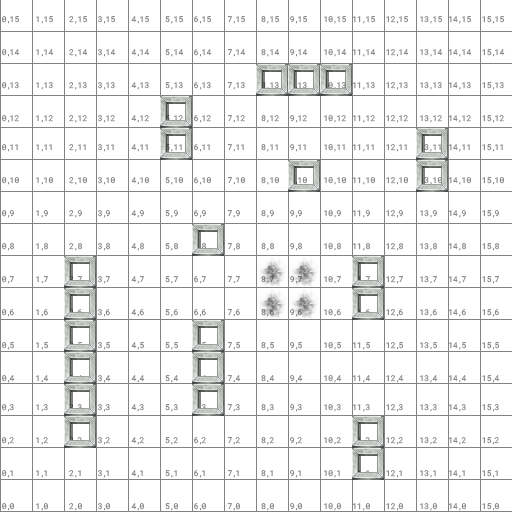

A level layout from a 2D game, rendered from its tile map. Below: a short description, then the map file with its tile-grid data intact:
An orthogonal 16x16 tile map with 32x32 px tiles, 4 tile layers (base, base2, base3, upper1), 2 tilesets and 10 objects.

<map version="1.0" tiledversion="1.1.2" orientation="orthogonal" renderorder="left-up" width="16" height="16" tilewidth="32" tileheight="32" infinite="0" nextobjectid="14">
 <tileset firstgid="1" name="debug-map-tileset" tilewidth="32" tileheight="32" tilecount="256" columns="16">
  <image source="tilesets/debug-map-tileset.png" width="512" height="512" />
 </tileset>
 <tileset firstgid="257" name="world3" tilewidth="32" tileheight="32" tilecount="192" columns="16">
  <image source="tilesets/world3.png" width="512" height="384" />
 </tileset>
 <layer name="base" width="16" height="16" locked="1">
  <data encoding="csv">
1,2,3,4,5,6,7,8,9,10,11,12,13,14,15,16,
17,18,19,20,21,22,23,24,25,26,27,28,29,30,31,32,
33,34,35,36,37,38,39,40,41,42,43,44,45,46,47,48,
49,50,51,52,53,54,55,56,57,58,59,60,61,62,63,64,
65,66,67,68,69,70,71,72,73,74,75,76,77,78,79,80,
81,82,83,84,85,86,87,88,89,90,91,92,93,94,95,96,
97,98,99,100,101,102,103,104,105,106,107,108,109,110,111,112,
113,114,115,116,117,118,119,120,121,122,123,124,125,126,127,128,
129,130,131,132,133,134,135,136,137,138,139,140,141,142,143,144,
145,146,147,148,149,150,151,152,153,154,155,156,157,158,159,160,
161,162,163,164,165,166,167,168,169,170,171,172,173,174,175,176,
177,178,179,180,181,182,183,184,185,186,187,188,189,190,191,192,
193,194,195,196,197,198,199,200,201,202,203,204,205,206,207,208,
209,210,211,212,213,214,215,216,217,218,219,220,221,222,223,224,
225,226,227,228,229,230,231,232,233,234,235,236,237,238,239,240,
241,242,243,244,245,246,247,248,249,250,251,252,253,254,255,256
</data>
 </layer>
 <layer name="base2" width="16" height="16">
  <data encoding="csv">
0,0,0,0,0,0,0,0,0,0,0,0,0,0,0,0,
0,0,0,0,0,0,0,0,0,0,0,0,0,0,0,0,
0,0,0,0,0,0,0,0,267,267,267,0,0,0,0,0,
0,0,0,0,0,267,0,0,0,0,0,0,0,0,0,0,
0,0,0,0,0,267,0,0,0,0,0,0,0,267,0,0,
0,0,0,0,0,0,0,0,0,267,0,0,0,267,0,0,
0,0,0,0,0,0,0,0,0,0,0,0,0,0,0,0,
0,0,0,0,0,0,267,0,0,0,0,0,0,0,0,0,
0,0,267,0,0,0,0,0,319,319,0,267,0,0,0,0,
0,0,267,0,0,0,0,0,319,319,0,267,0,0,0,0,
0,0,267,0,0,0,267,0,0,0,0,0,0,0,0,0,
0,0,267,0,0,0,267,0,0,0,0,0,0,0,0,0,
0,0,267,0,0,0,267,0,0,0,0,0,0,0,0,0,
0,0,267,0,0,0,0,0,0,0,0,267,0,0,0,0,
0,0,0,0,0,0,0,0,0,0,0,267,0,0,0,0,
0,0,0,0,0,0,0,0,0,0,0,0,0,0,0,0
</data>
 </layer>
 <layer name="base3" width="16" height="16" locked="1">
  <data encoding="csv">
0,0,0,0,0,0,0,0,0,0,0,0,0,0,0,0,
0,0,0,0,0,0,0,0,0,0,0,0,0,0,0,0,
0,0,0,0,0,0,0,0,0,0,0,0,0,0,0,0,
0,0,0,0,0,0,0,0,0,0,0,0,0,0,0,0,
0,0,0,0,0,0,0,0,0,0,0,0,0,0,0,0,
0,0,0,0,0,0,0,0,0,0,0,0,0,0,0,0,
0,0,0,0,0,0,0,0,0,0,0,0,0,0,0,0,
0,0,0,0,0,0,0,0,0,0,0,0,0,0,0,0,
0,0,0,0,0,0,0,0,0,0,0,0,0,0,0,0,
0,0,0,0,0,0,0,0,0,0,0,0,0,0,0,0,
0,0,0,0,0,0,0,0,0,0,0,0,0,0,0,0,
0,0,0,0,0,0,0,0,0,0,0,0,0,0,0,0,
0,0,0,0,0,0,0,0,0,0,0,0,0,0,0,0,
0,0,0,0,0,0,0,0,0,0,0,0,0,0,0,0,
0,0,0,0,0,0,0,0,0,0,0,0,0,0,0,0,
0,0,0,0,0,0,0,0,0,0,0,0,0,0,0,0
</data>
 </layer>
 <layer name="upper1" width="16" height="16" locked="1">
  <data encoding="csv">
0,0,0,0,0,0,0,0,0,0,0,0,0,0,0,0,
0,0,0,0,0,0,0,0,0,0,0,0,0,0,0,0,
0,0,0,0,0,0,0,0,0,0,0,0,0,0,0,0,
0,0,0,0,0,0,0,0,0,0,0,0,0,0,0,0,
0,0,0,0,0,0,0,0,0,0,0,0,0,0,0,0,
0,0,0,0,0,0,0,0,0,0,0,0,0,0,0,0,
0,0,0,0,0,0,0,0,0,0,0,0,0,0,0,0,
0,0,0,0,0,0,0,0,0,0,0,0,0,0,0,0,
0,0,0,0,0,0,0,0,0,0,0,0,0,0,0,0,
0,0,0,0,0,0,0,0,0,0,0,0,0,0,0,0,
0,0,0,0,0,0,0,0,0,0,0,0,0,0,0,0,
0,0,0,0,0,0,0,0,0,0,0,0,0,0,0,0,
0,0,0,0,0,0,0,0,0,0,0,0,0,0,0,0,
0,0,0,0,0,0,0,0,0,0,0,0,0,0,0,0,
0,0,0,0,0,0,0,0,0,0,0,0,0,0,0,0,
0,0,0,0,0,0,0,0,0,0,0,0,0,0,0,0
</data>
 </layer>
 <objectgroup name="collision">
  <object id="2" x="352" y="256" width="32" height="64" />
  <object id="4" x="64" y="256" width="32" height="192" />
  <object id="5" x="192" y="320" width="32" height="96" />
  <object id="6" x="288" y="160" width="32" height="32" />
  <object id="7" x="352" y="416" width="32" height="64" />
  <object id="8" x="416" y="128" width="32" height="64" />
  <object id="9" x="256" y="64" width="96" height="32" />
  <object id="10" x="160" y="96" width="32" height="64" />
  <object id="11" x="192" y="224" width="32" height="32" />
 </objectgroup>
 <objectgroup name="spawn">
  <object id="12" x="256" y="256" width="64" height="64">
   <properties>
    <property name="agentID" value="skeleton" />
    <property name="agentsCount" type="int" value="1" />
    <property name="spawn" type="bool" value="true" />
   </properties>
  </object>
 </objectgroup>
</map>
